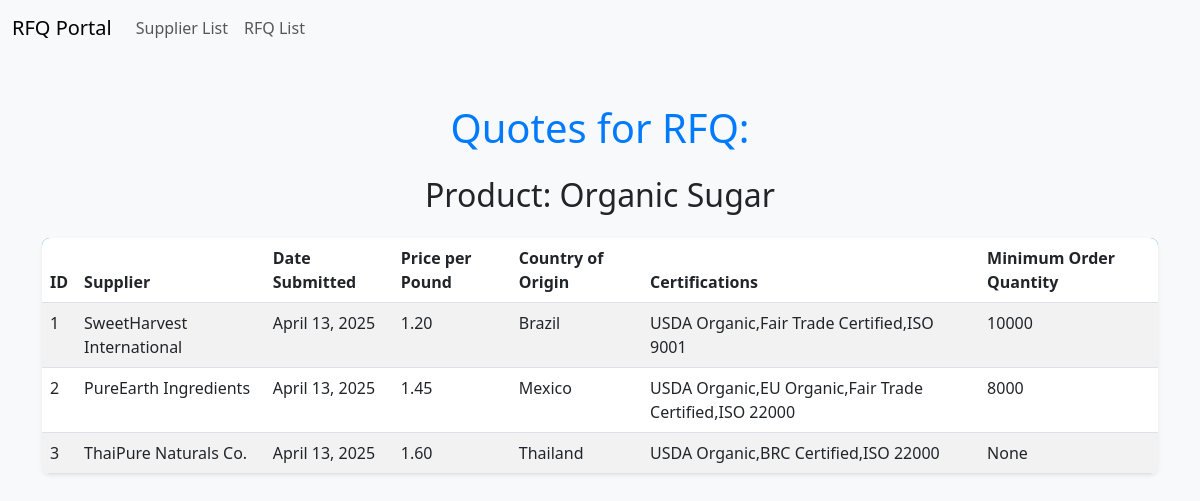
The app's page /rfqs/1/quotes/ with its own data.
### compareapp/models.py (models this page shows, shortened)
class RFQ(models.Model):
    item = models.CharField(max_length=255)
    due_date = models.DateField(null=True, blank=True)
    amount_required_lbs = models.DecimalField(max_digits=10, decimal_places=2, null=True, blank=True)
    ship_to_location = models.TextField(null=True, blank=True)
    required_certifications = models.TextField(null=True, blank=True)  # List of certifications

class Quote(models.Model):
    rfq = models.ForeignKey(RFQ, on_delete=models.CASCADE, related_name="rfqs")
    supplier = models.ForeignKey(Supplier, on_delete=models.CASCADE, related_name="suppliers")
    date_submitted = models.DateField(null=True, blank=True)
    price_per_pound = models.DecimalField(max_digits=10, decimal_places=2, null=True, blank=True)
    country_of_origin = models.CharField(max_length=255, null=True, blank=True)
    certifications = models.TextField(null=True, blank=True)  # List of certifications
    minimum_order_quantity = models.BigIntegerField(null=True, blank=True)

class Supplier(models.Model):
    company_name = models.CharField(max_length=255, primary_key=True)
    main_contact_name = models.CharField(max_length=255, null=True, blank=True)
    main_contact_email = models.EmailField(null=True, blank=True)
    main_contact_phone = models.CharField(max_length=20, null=True, blank=True)
    hq_address = models.TextField(null=True, blank=True)
    payment_terms = models.CharField(max_length=255, null=True, blank=True)

### compareapp/views.py (the view)
# urls.py: path('rfqs/<int:pk>/quotes/', RFQQuotesView.as_view(), name='rfq-quotes'),
class RFQQuotesView(View):
    def get(self, request, pk):
        rfq = get_object_or_404(RFQ, pk=pk)
        quotes = get_quotes_for_rfq(pk)
        for quote in quotes:
            if 'supplier' not in quote:
                supplier = Supplier.objects.get(pk=quote['supplier_id'])
                quote['supplier'] = {
                    'company_name': supplier.company_name,
                    'main_contact_name': supplier.main_contact_name,
                    'main_contact_email': supplier.main_contact_email,
                    'main_contact_phone': supplier.main_contact_phone,
                    'hq_address': supplier.hq_address,
                    'payment_terms': supplier.payment_terms
                }
        return render(request, 'compareapp/rfq_quotes.html', {'rfq': rfq, 'quotes': quotes})

### compareapp/services.py (called while the page is built)
def get_quotes_for_rfq(rfq_id):
    quotes = Quote.objects.filter(rfq_id=rfq_id).values()
    return list(quotes)

### compareapp/templates/compareapp/rfq_quotes.html (shortened to what this page needs)
<!DOCTYPE html>
<html lang="en">
<head>
    <link href="https://cdn.jsdelivr.net/npm/bootstrap@5.3.0/dist/css/bootstrap.min.css" rel="stylesheet">
</head>
<body>
    <nav class="navbar navbar-expand-lg navbar-light bg-light">
        <div class="container-fluid">
            <a class="navbar-brand" href="#">RFQ Portal</a>
            <div class="collapse navbar-collapse" id="navbarNav">
                <ul class="navbar-nav">
                    <li class="nav-item">
                        <a class="nav-link" href="{% url 'supplier-list' %}">Supplier List</a>
                    </li>
                    <li class="nav-item">
                        <a class="nav-link" href="{% url 'rfq-list' %}">RFQ List</a>
                    </li>
                </ul>
            </div>
        </div>
    </nav>
    <div class="container mt-5">
        <h1 class="text-center mb-4">Quotes for RFQ: {{ rfq.title }}</h1>
        <h2 class="text-center mb-4">Product: {{ rfq.item }}</h2>
        <table class="table table-striped table-hover shadow-sm">
            <thead>
                <tr>
                    <th>ID</th>
                    <th>Supplier</th>
                    <th>Date Submitted</th>
                    <th>Price per Pound</th>
                    <th>Country of Origin</th>
                    <th>Certifications</th>
                    <th>Minimum Order Quantity</th>
                </tr>
            </thead>
            <tbody>
                {% for quote in quotes %}
                <tr>
                    <td>{{ quote.id }}</td>
                    <td>{{ quote.supplier.company_name }}</td>
                    <td>{{ quote.date_submitted }}</td>
                    <td>{{ quote.price_per_pound }}</td>
                    <td>{{ quote.country_of_origin }}</td>
                    <td>{{ quote.certifications }}</td>
                    <td>{{ quote.minimum_order_quantity }}</td>
                </tr>
                {% endfor %}
            </tbody>
        </table>
    </div>
</body>
</html>

### compareapp/templates/compareapp/rfq_quotes.html (style rules this page uses)
body { background-color: #f8f9fa; }
.table { border-radius: 8px; overflow: hidden; }
.table thead { background-color: #007bff; color: white; }
h1 { color: #007bff; }

### records on screen
RFQ: item "Organic Sugar"
Quote: id "1", supplier.company_name "SweetHarvest International", date_submitted "April 13, 2025", price_per_pound "1.20", country_of_origin "Brazil", certifications "USDA Organic,Fair Trade Certified,ISO 9001", minimum_order_quantity "10000"
Quote: id "2", supplier.company_name "PureEarth Ingredients", date_submitted "April 13, 2025", price_per_pound "1.45", country_of_origin "Mexico", certifications "USDA Organic,EU Organic,Fair Trade Certified,ISO 22000", minimum_order_quantity "8000"
Quote: id "3", supplier.company_name "ThaiPure Naturals Co.", date_submitted "April 13, 2025", price_per_pound "1.60", country_of_origin "Thailand", certifications "USDA Organic,BRC Certified,ISO 22000", minimum_order_quantity "None"
